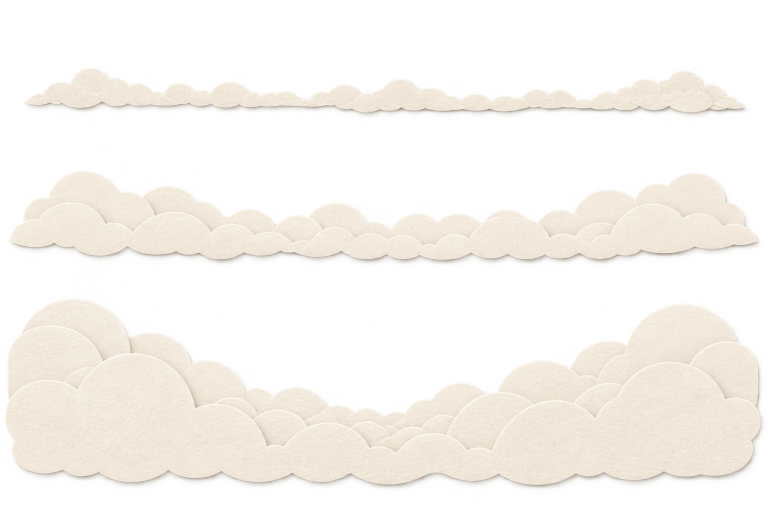
#> input picture assets/fog-banks-v1-source.png, 1536 x 1024 px (shown at 1/2 size)
$ python prepare_fog_banks.py
#> lines starting #> are read from the running program, lines starting #| are printed output that depends on the picture
from pathlib import Path

import numpy as np
from PIL import Image, ImageFilter


ROOT = Path(__file__).resolve().parents[1]
SOURCE = ROOT / "assets" / "fog-banks-v1-source.png"
OUTPUT_DIR = ROOT / "assets" / "fog-banks"

# The ImageGen sheet is intentionally arranged as three isolated rows. The
# boxes stay generous so none of the paper edges or their soft shadows are
# clipped during extraction.
ROWS = {
    "thin": (0, 36, 1536, 276),
    "medium": (0, 286, 1536, 568),
    "dense": (0, 556, 1536, 1024),
}


def paper_mask(rgb: np.ndarray) -> Image.Image:
    red = rgb[:, :, 0].astype(np.int16)
    green = rgb[:, :, 1].astype(np.int16)
    blue = rgb[:, :, 2].astype(np.int16)

    # The generated paper is distinctly warm ivory, while the studio matte is
    # neutral charcoal/grey. This keeps the fibers and removes the matte.
    warmth = red - blue
    core = (red > 214) & (green > 204) & (blue > 188) & (warmth >= 10)

    mask = Image.fromarray(np.where(core, 255, 0).astype(np.uint8), "L")
    mask = mask.filter(ImageFilter.MaxFilter(5))
    mask = mask.filter(ImageFilter.MinFilter(3))
    mask = mask.filter(ImageFilter.GaussianBlur(0.9))
    return mask


image = Image.open(SOURCE).convert("RGB")
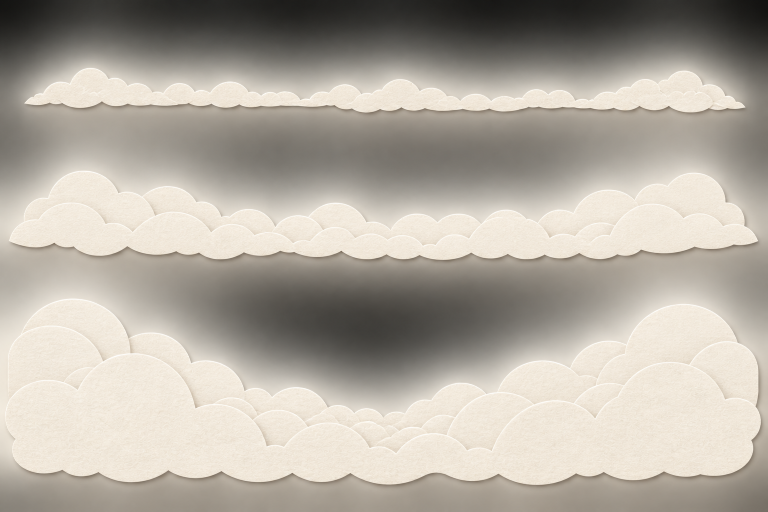
#> image: PIL image 1536x1024 RGB (shown at 1/2 size); mean R, G, B 178.1, 171.7, 161.6
OUTPUT_DIR.mkdir(parents=True, exist_ok=True)

for name, box in ROWS.items():
    crop = image.crop(box)
    rgb = np.asarray(crop)
    alpha = paper_mask(rgb)
    rgba = crop.convert("RGBA")
    rgba.putalpha(alpha)

    bbox = alpha.getbbox()
    if bbox is None:
        raise RuntimeError(f"No paper fog detected in {name} row")

    pad = 10
    left = max(0, bbox[0] - pad)
    top = max(0, bbox[1] - pad)
    right = min(rgba.width, bbox[2] + pad)
    bottom = min(rgba.height, bbox[3] + pad)
    output = rgba.crop((left, top, right, bottom))
    output.save(OUTPUT_DIR / f"fog-{name}.png", optimize=True)
    print(name, output.size, output.getchannel("A").getbbox())
#> this loop made 3 passes
#> (bbox, left, top, right, bottom) on passes 1 to 3: ((45, 95, 1495, 193), 35, 85, 1505, 203), ((0, 41, 1520, 238), 0, 31, 1530, 248), ((0, 15, 1526, 417), 0, 5, 1536, 427)
#| thin (1470, 118) (10, 10, 1460, 108)
#| medium (1530, 217) (0, 10, 1520, 207)
#| dense (1536, 422) (0, 10, 1526, 412)
#> pass 1, in paper_mask, `red = rgb[:, :, 0].astype(np.int16)`:
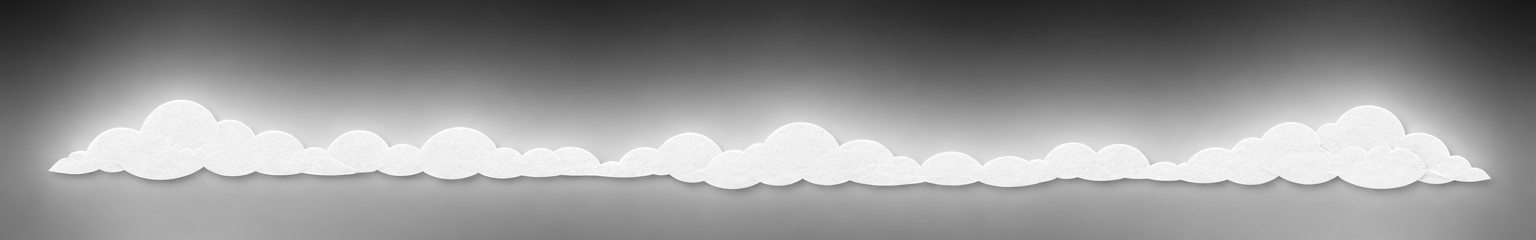
#> red: shape (240, 1536) int16; min 24, max 255, mean 145.5
#> pass 1, in paper_mask, `blue = rgb[:, :, 2].astype(np.int16)`:
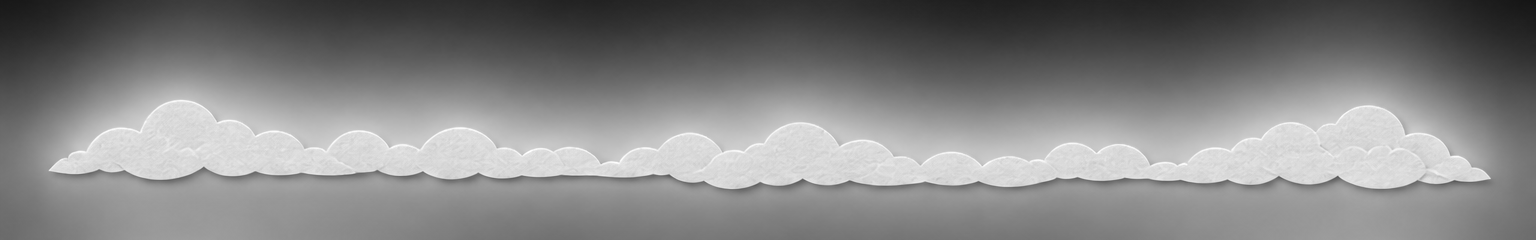
#> blue: shape (240, 1536) int16; min 21, max 255, mean 132
#> after the loop:
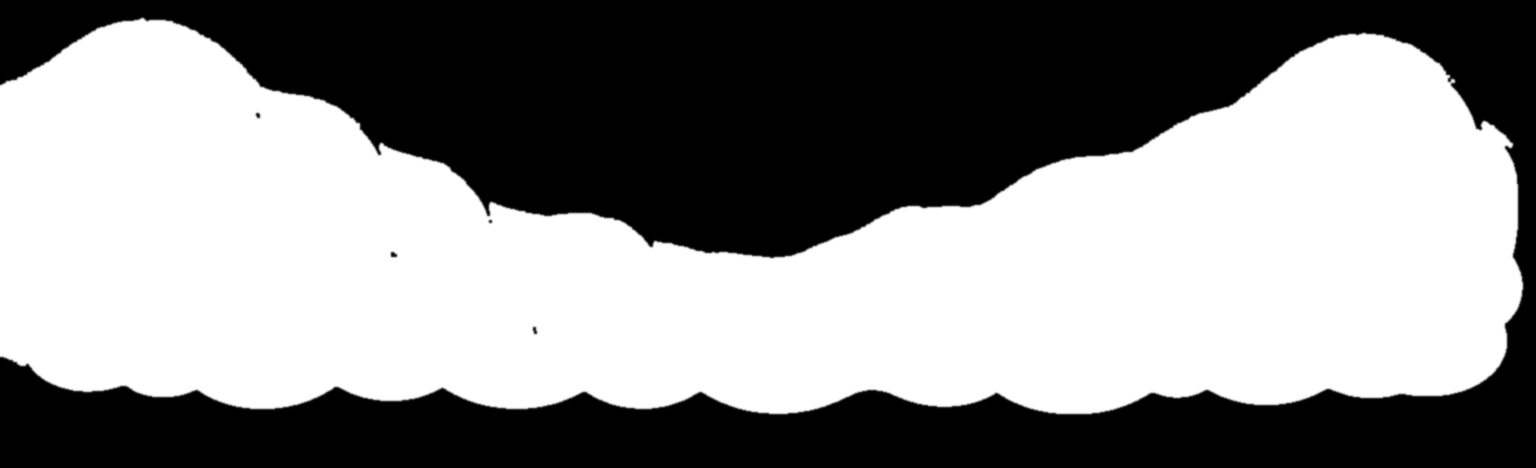
#> alpha: PIL image 1536x468 L; min 0, max 255, mean 138.8
#> after the loop:
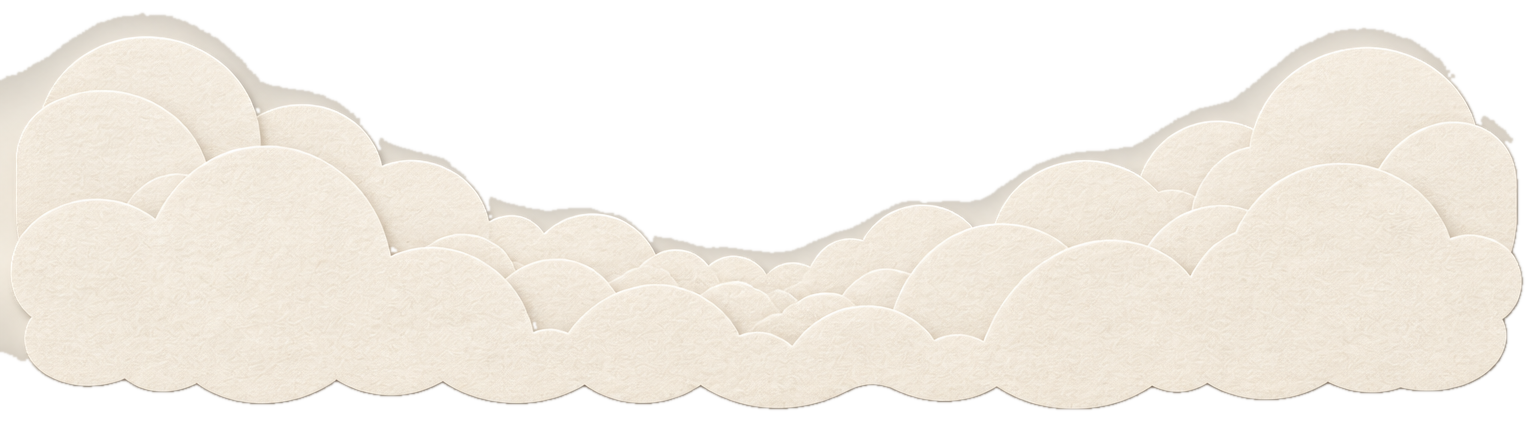
#> output: PIL image 1536x422 RGBA; mean R, G, B, A 201.3, 194.1, 182.9, 153.9; transparent parts drawn white
#> after the loop:
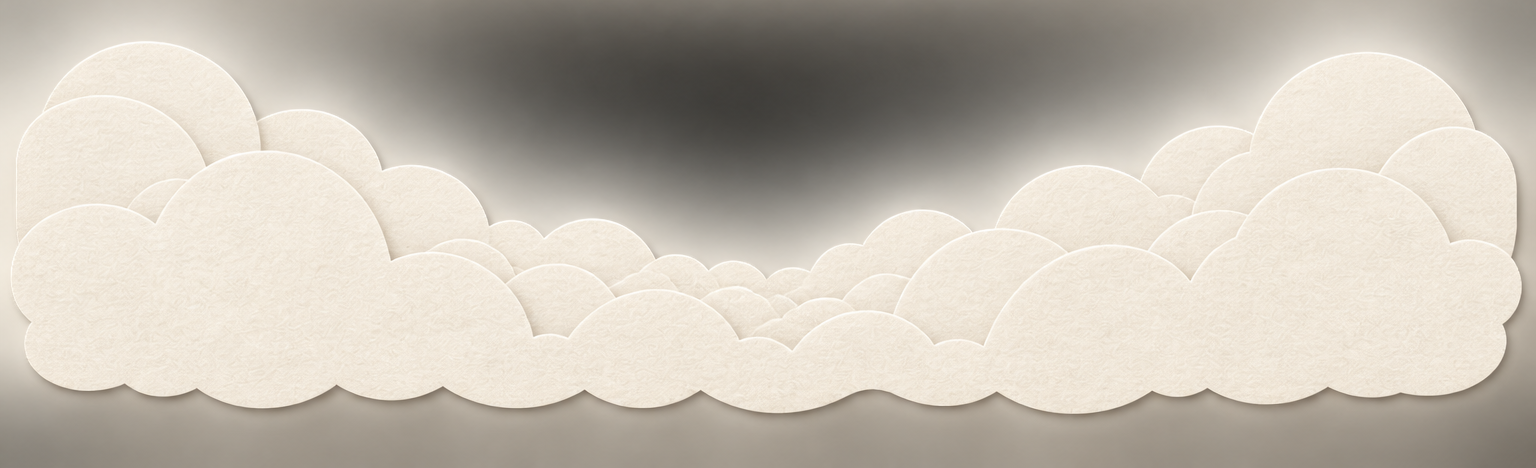
#> rgb: shape (468, 1536, 3); mean R, G, B 196.9, 189.6, 178.3
#> after the loop:
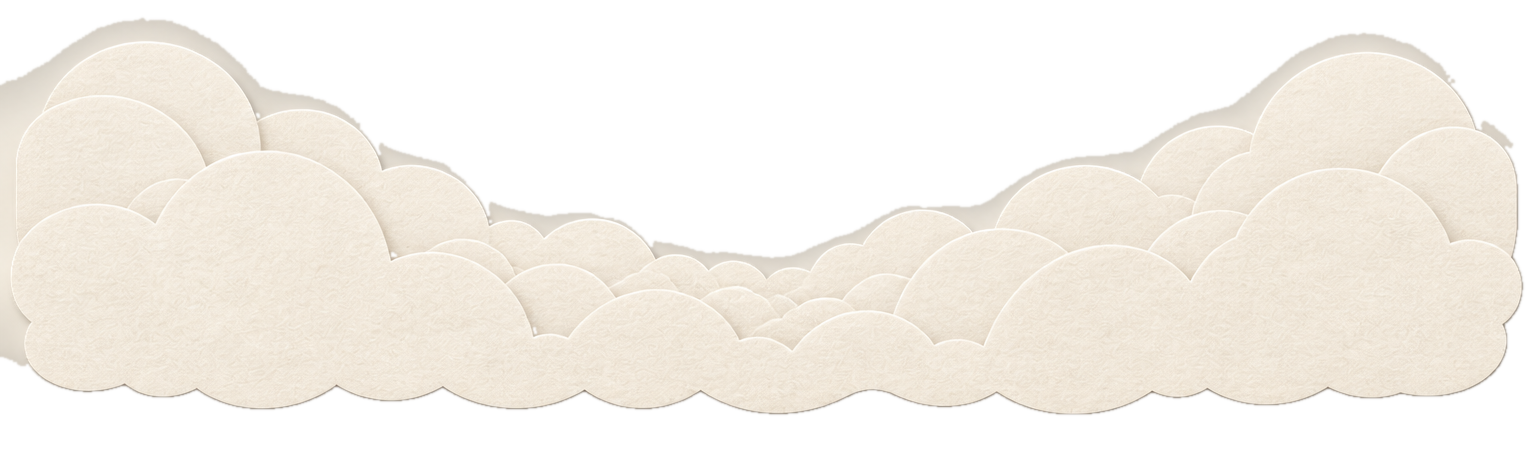
#> rgba: PIL image 1536x468 RGBA; mean R, G, B, A 196.9, 189.6, 178.3, 138.8; transparent parts drawn white
